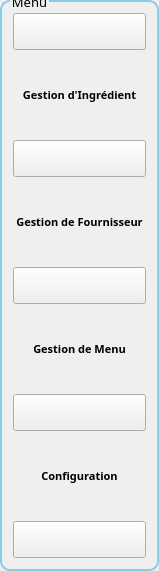
  <widget class="QGroupBox" name="groupBox_3">
   <property name="geometry">
    <rect>
     <x>0</x>
     <y>20</y>
     <width>151</width>
     <height>571</height>
    </rect>
   </property>
   <property name="font">
    <font>
     <family>Segoe Print</family>
     <pointsize>10</pointsize>
    </font>
   </property>
   <property name="styleSheet">
    <string notr="true">QGroupBox  {
    border: 2px solid gray;
    border-color:  #87CEEB;

    border-radius: 10px;
 

    
}
QGroupBox::title {
    top: -7,5px;
    left: 10px;
}</string>
   </property>
   <property name="title">
    <string>Menu</string>
   </property>
   <layout class="QVBoxLayout" name="verticalLayout_6">
    <item>
     <layout class="QVBoxLayout" name="verticalLayout_5">
      <property name="spacing">
       <number>2</number>
      </property>
      <item>
       <widget class="QToolButton" name="gestion4">
        <property name="enabled">
         <bool>true</bool>
        </property>
        <property name="font">
         <font>
          <family>Segoe Print</family>
          <pointsize>8</pointsize>
         </font>
        </property>
        <property name="styleSheet">
         <string notr="true">QToolButton{background-image: url(:/Files/ingredients (1).png);
 background-repeat: no-repeat;
background-position: center;
width: 125px; 
	height:30px;}</string>
        </property>
        <property name="text">
         <string/>
        </property>
        <property name="icon">
         <iconset>
          <normaloff>:/colab/icolab.png</normaloff>:/colab/icolab.png</iconset>
        </property>
        <property name="iconSize">
         <size>
          <width>50</width>
          <height>30</height>
         </size>
        </property>
       </widget>
      </item>
      <item>
       <widget class="QLabel" name="label_33">
        <property name="font">
         <font>
          <family>Segoe Print</family>
          <pointsize>-1</pointsize>
          <weight>75</weight>
          <bold>true</bold>
         </font>
        </property>
        <property name="styleSheet">
         <string notr="true">background-color: transparent;
	color: black;
	font-weight: bold;
	font-size: 7px;</string>
        </property>
        <property name="text">
         <string>&lt;html&gt;&lt;head/&gt;&lt;body&gt;&lt;p align=&quot;center&quot;&gt;&lt;span style=&quot; font-size:8pt;&quot;&gt;Gestion d'Ingrédient&lt;/span&gt;&lt;/p&gt;&lt;/body&gt;&lt;/html&gt;</string>
        </property>
       </widget>
      </item>
      <item>
       <widget class="QToolButton" name="gestion1">
        <property name="styleSheet">
         <string notr="true">

QToolButton{background-image: url(:/Files/delivery-truck (1).png);
 background-repeat: no-repeat;
background-position: center;
width: 125px; 
	height:30px;}</string>
        </property>
        <property name="text">
         <string/>
        </property>
        <property name="icon">
         <iconset>
          <normaloff>:/reservation/ireservation.png</normaloff>:/reservation/ireservation.png</iconset>
        </property>
        <property name="iconSize">
         <size>
          <width>50</width>
          <height>30</height>
         </size>
        </property>
       </widget>
      </item>
      <item>
       <widget class="QLabel" name="label_34">
        <property name="font">
         <font>
          <family>Segoe Print</family>
          <pointsize>5</pointsize>
          <weight>75</weight>
          <bold>true</bold>
         </font>
        </property>
        <property name="styleSheet">
         <string notr="true">background-color: transparent;
	color: black;
	font-weight: bold;
	font-size: 6,5px;</string>
        </property>
        <property name="text">
         <string>&lt;html&gt;&lt;head/&gt;&lt;body&gt;&lt;p align=&quot;center&quot;&gt;&lt;span style=&quot; font-size:8pt;&quot;&gt;Gestion de Fournisseur&lt;/span&gt;&lt;/p&gt;&lt;/body&gt;&lt;/html&gt;</string>
        </property>
       </widget>
      </item>
      <item>
       <widget class="QToolButton" name="gestion5">
        <property name="styleSheet">
         <string notr="true">
QToolButton{background-image: url(:/Files/fast-food (3).png);
 background-repeat: no-repeat;
background-position: center;
width: 125px; 
	height:30px;}</string>
        </property>
        <property name="text">
         <string/>
        </property>
        <property name="icon">
         <iconset>
          <normaloff>:/staff/istaff.png</normaloff>:/staff/istaff.png</iconset>
        </property>
        <property name="iconSize">
         <size>
          <width>50</width>
          <height>30</height>
         </size>
        </property>
       </widget>
      </item>
      <item>
       <widget class="QLabel" name="label_35">
        <property name="font">
         <font>
          <family>Segoe Print</family>
          <pointsize>7</pointsize>
          <weight>75</weight>
          <bold>true</bold>
         </font>
        </property>
        <property name="styleSheet">
         <string notr="true">background-color: transparent;
	color: black;
	font-weight: bold;
	font-size: 7,5px;</string>
        </property>
        <property name="text">
         <string>&lt;html&gt;&lt;head/&gt;&lt;body&gt;&lt;p align=&quot;center&quot;&gt;&lt;span style=&quot; font-size:8pt;&quot;&gt;Gestion de Menu&lt;/span&gt;&lt;/p&gt;&lt;/body&gt;&lt;/html&gt;</string>
        </property>
       </widget>
      </item>
      <item>
       <widget class="QToolButton" name="gestion2">
        <property name="styleSheet">
         <string notr="true">
QToolButton {background-image: url(:/Files/settings.png);
 background-repeat: no-repeat;
background-position: center;
width: 125px; 
	height:30px;}</string>
        </property>
        <property name="text">
         <string/>
        </property>
        <property name="icon">
         <iconset>
          <normaloff>:/configuration/iconfiguration.png</normaloff>:/configuration/iconfiguration.png</iconset>
        </property>
        <property name="iconSize">
         <size>
          <width>50</width>
          <height>30</height>
         </size>
        </property>
       </widget>
      </item>
      <item>
       <widget class="QLabel" name="label_37">
        <property name="font">
         <font>
          <family>Segoe Print</family>
          <pointsize>-1</pointsize>
          <weight>75</weight>
          <bold>true</bold>
         </font>
        </property>
        <property name="styleSheet">
         <string notr="true">background-color: transparent;
	color: black;
	font-weight: bold;
	font-size: 8px;</string>
        </property>
        <property name="text">
         <string>&lt;html&gt;&lt;head/&gt;&lt;body&gt;&lt;p align=&quot;center&quot;&gt;&lt;span style=&quot; font-size:8pt;&quot;&gt;Configuration&lt;/span&gt;&lt;/p&gt;&lt;/body&gt;&lt;/html&gt;</string>
        </property>
       </widget>
      </item>
      <item>
       <widget class="QToolButton" name="logout_button">
        <property name="font">
         <font>
          <family>Segoe Print</family>
          <weight>75</weight>
          <bold>true</bold>
         </font>
        </property>
        <property name="styleSheet">
         <string notr="true">
QToolButton {background-image: url(:/Files/exit.png);
 background-repeat: no-repeat;
background-position: center;
width: 125px; 
	height:30px;}</string>
        </property>
        <property name="text">
         <string/>
        </property>
        <property name="icon">
         <iconset>
          <normaloff>:/log/ilog.png</normaloff>:/log/ilog.png</iconset>
        </property>
        <property name="iconSize">
         <size>
          <width>50</width>
          <height>30</height>
         </size>
        </property>
       </widget>
      </item>
     </layout>
    </item>
   </layout>
  </widget>
